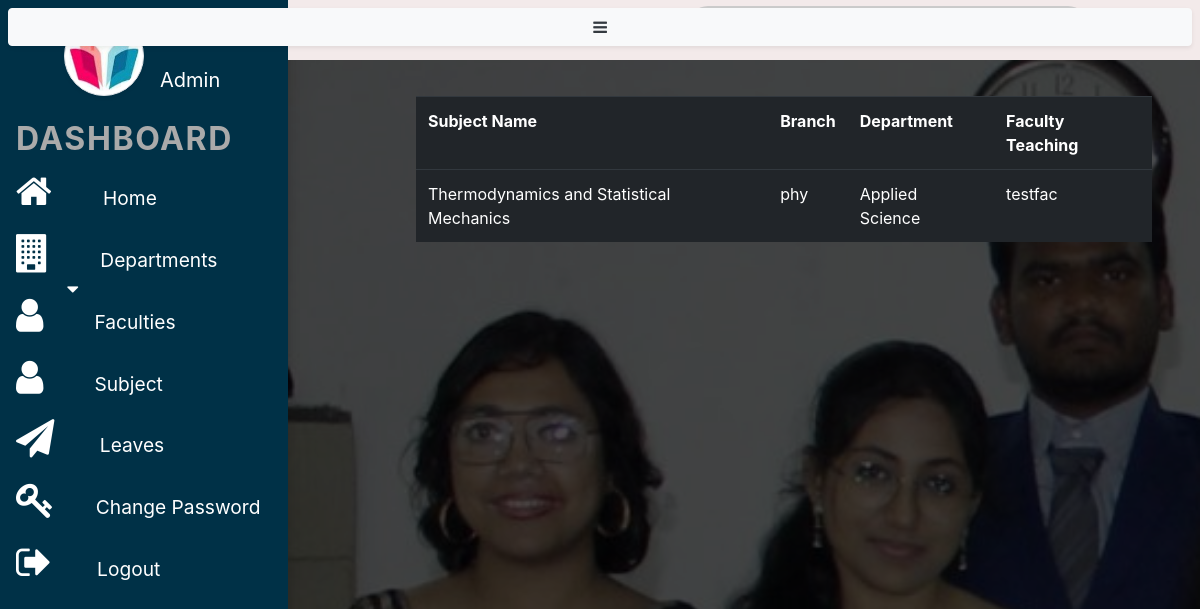
/admin/phy.php, run on the app's committed database.
### tables this page shows
CREATE TABLE `subject` (
  `id` int(11) NOT NULL,
  `name` varchar(255) NOT NULL,
  `branch` varchar(255) NOT NULL,
  `dept` varchar(255) NOT NULL,
  `facteach` varchar(255) NOT NULL,
  `date added` timestamp(6) NOT NULL DEFAULT current_timestamp(6) ON UPDATE current_timestamp(6)
);

### admin/phy.php (the view, shortened to what this page needs)
<?php
include "adminsidebar.php";
include "dbconn.php";
$query = "SELECT * FROM subject WHERE branch='phy'";
$result=mysqli_query($conn,$query);
?>
<!DOCTYPE html>
<html lang="en">
<head>
    <link rel="stylesheet" href="https://stackpath.bootstrapcdn.com/bootstrap/4.1.1/css/bootstrap.min.css"
>
    <link rel="stylesheet" href="https://stackpath.bootstrapcdn.com/font-awesome/4.7.0/css/font-awesome.min.css">
    <link rel="stylesheet" href="css/faculty.css">
    <link rel="stylesheet" href="css/style.css">
</head>
<body>
      <div class="page-content p-5" id="content">
          <div class="topbar fixed-top">
              <button id="sidebarCollapse" class="btn btn-light text-dark bg-light rounded-pill shadow-sm m-2 mb-4 fixed-top">
                  <i class="fa fa-bars"></i>
              </button>
              <div class="search">
                  <label>
                  </label>
              </div>
      </div>
      <br><br>
            <table style="color:white;" class="table table-dark">
                <tr>
                    <th>Subject Name</th>
                    <th>Branch</th>
                    <th>Department</th>
                    <th>Faculty Teaching</th>
                </tr>
                <?php while($row=mysqli_fetch_array($result)){   ?>
                    <tr>
                        <td>
                            <?php echo $row['name'] ?>
                </td>
                <td>
                            <?php echo $row['branch'] ?>
                            </td>
                            <td>
                            <?php echo $row['dept'] ?>
                            </td>
                            <td>
                            <?php echo $row['facteach'] ?>
                        </td>
                    </tr>
                    <?php  }  ?>
            </table>
</body>
</html>

### admin/css/styleBoo.css (style rules this page uses)
body { background:url('../img/admin-bg.jpg'); overflow-x: hidden; background-size:cover; background-repeat: no-repeat; }
.topbar { width:100%; background-color: rgb(243, 234, 234); height:60px; padding: 0 10px; display: flex; justify-content: space-between; align-items: center; margin-left: 24%; transition: all 0.4s; }
.search { position:relative; width: 400px; margin: 0 10px; }
.search label { position: relative; width: 100%; }
.page-content { width: calc(100%-23rem); margin-left: 23rem; transition: all 0.4s; }

### admin/css/faculty.css (style rules this page uses)
body { background:url('../img/faculty-bg.jpg'); overflow-x: hidden; background-size:cover; background-repeat: no-repeat; }
.topbar { width:100%; background-color: rgb(243, 234, 234); height:60px; padding: 0 10px; display: flex; justify-content: space-between; align-items: center; margin-left: 24%; transition: all 0.4s; }
.search { position:relative; width: 400px; margin: 0 10px; }
.search label { position: relative; width: 100%; }
.page-content { width: calc(100%-23rem); margin-left: 23rem; transition: all 0.4s; }

### admin/css/style.css (style rules this page uses)
* { margin: 0; padding: 0; }
label { font-family: sans-serif; font-size: 18px; font-style: italic; }

### data on the page
subject: name "Thermodynamics and Statistical Mechanics", branch "phy", dept "Applied Science", facteach "testfac"
